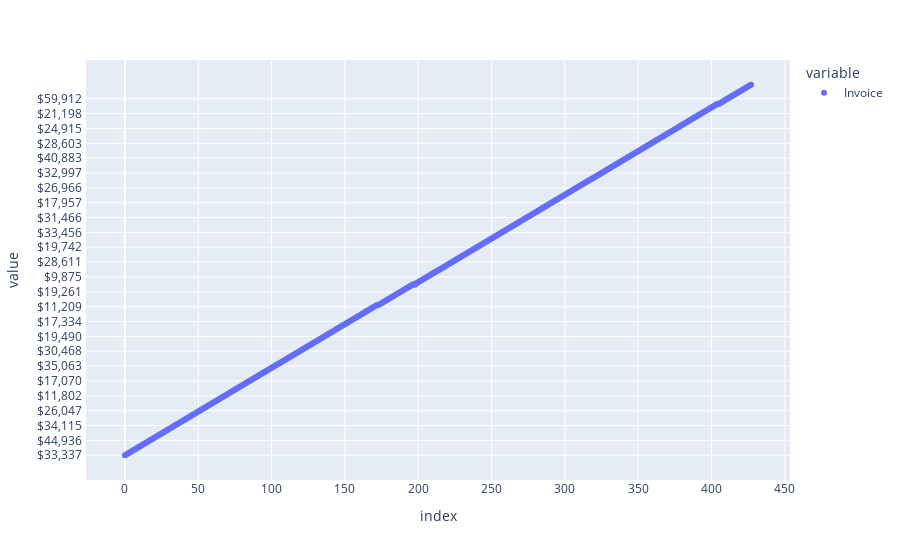

Notebook source saved alongside this figure:
### Markdown cell above
### Removing outliers from INVOICE column
there is no outliers in INVOICE column

### Code cell
px.scatter(car["Invoice"])
#there is no outliers in invoice column

### Figure 1 — Plotly figure (JSON) as saved in the notebook; plotly's stock layout.template omitted (floating-point values rounded to 4 significant figures; data arrays with more than 128 entries replaced by an {"elided": "..."} marker saying what was removed)
{"data": [{"hovertemplate": "variable=Invoice<br>index=%{x}<br>value=%{y}<extra></extra>", "legendgroup": "Invoice", "marker": {"color": "#636efa", "symbol": "circle"}, "mode": "markers", "name": "Invoice", "orientation": "v", "showlegend": true, "type": "scatter", "x": {"elided": "428 int values"}, "xaxis": "x", "y": {"elided": "428 str values"}, "yaxis": "y"}], "layout": {"legend": {"title": {"text": "variable"}, "tracegroupgap": 0}, "margin": {"t": 60}, "xaxis": {"anchor": "y", "domain": [0, 1], "title": {"text": "index"}}, "yaxis": {"anchor": "x", "domain": [0, 1], "title": {"text": "value"}}}}
